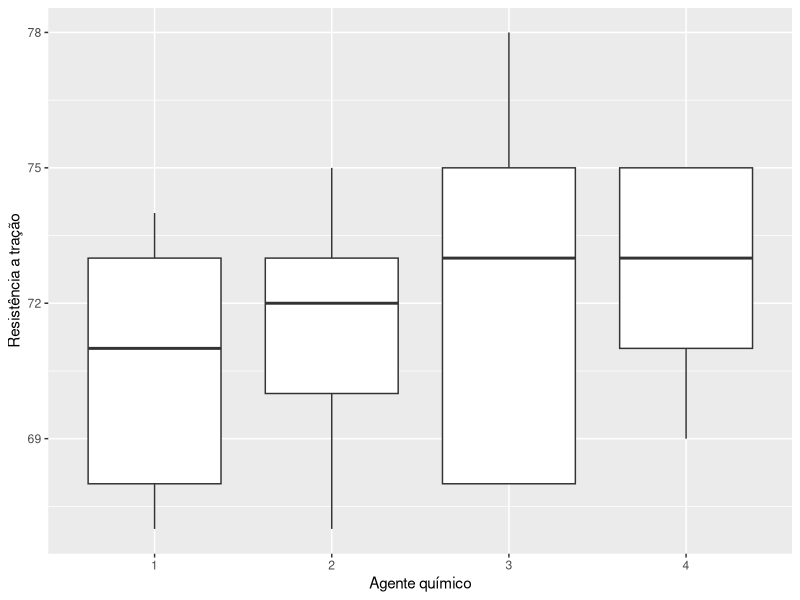
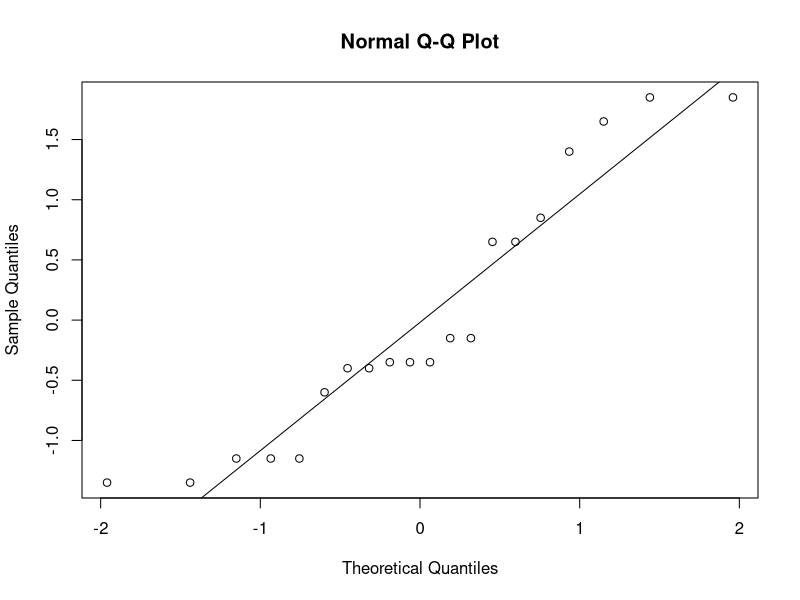
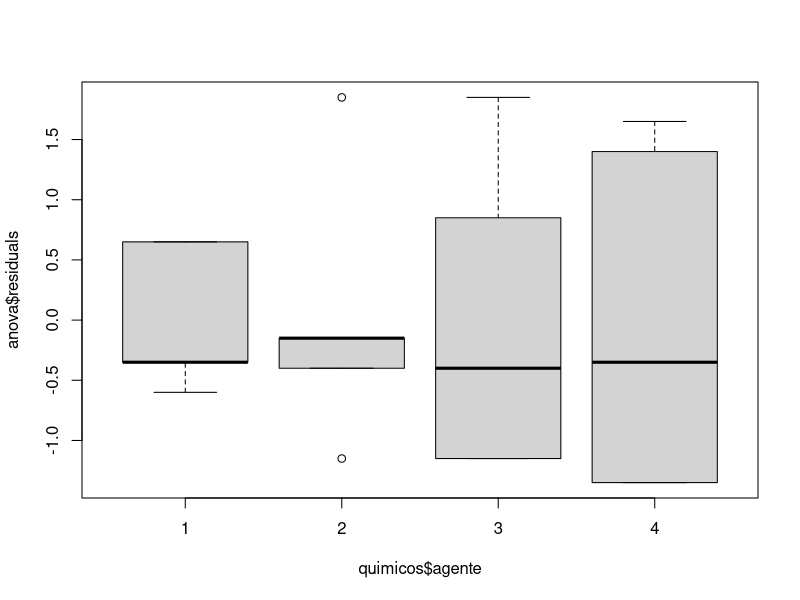
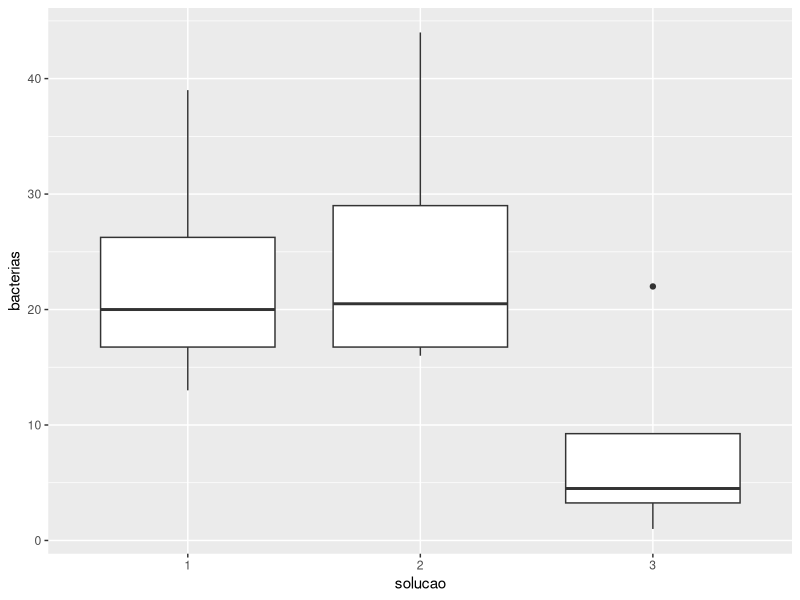
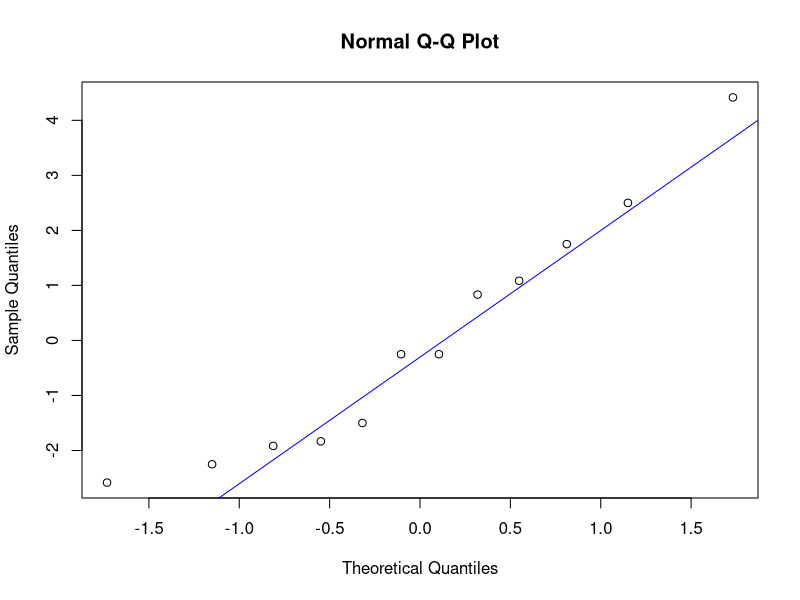
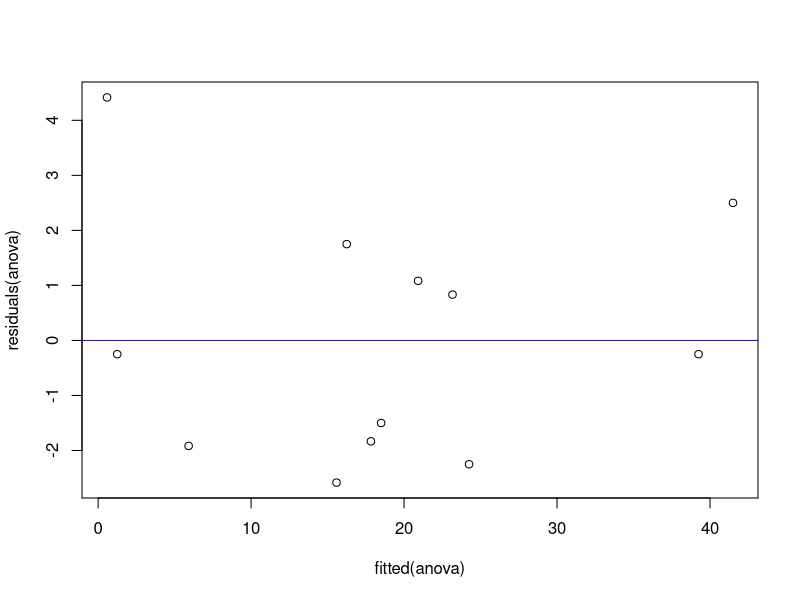

These figures' R source, in order: (Note: this script raises an error after producing the figures.)
## ---- chunk 1
knitr::opts_chunk$set(echo = TRUE)
## ---- chunk 2
rm(list = ls())

quimicos <- data.frame(agente = factor(c(rep(1,5), rep(2,5), rep(3,5), rep(4,5))), 
                       bloco = factor(rep(1:5, 4)), 
                       forca = c(73,68,74,71,67,73,67,75,72,70,75,
                                 68,78,73,68,73,71,75,75,69))
## ---- chunk 3
library(ggplot2)
ggplot(data = quimicos, mapping = aes(x = agente, y = forca)) +
  geom_boxplot() + xlab("Agente químico") + ylab("Resistência a tração")

## ---- chunk 4
anova <- aov(forca~agente+bloco, quimicos)

# normalidade dos resíduos
qqnorm(residuals(anova))
qqline(residuals(anova))
shapiro.test(residuals(anova))

# homocedasticidade das variâncias
boxplot(anova$residuals~quimicos$agente)
bartlett.test(residuals(anova)~quimicos$agente)
## ---- chunk 5
summary(anova)
## ---- chunk 6
rm(list = ls())

solucoes <- data.frame(solucao = factor(c(rep(1,4), rep(2,4), rep(3,4))), dias = factor(c(rep(1:4,3))), bacterias = c(13,22,18,39,16,24,17,44,5,4,1,22))

library(ggplot2)
ggplot(data = solucoes, mapping = aes(x = solucao, y = bacterias)) + geom_boxplot()
## ---- chunk 7
anova <- aov(bacterias~solucao+dias, data = solucoes)

# normalidade dos resíduos
qqnorm(residuals(anova))
qqline(residuals(anova), col='blue')
shapiro.test(residuals(anova))

# homocedasticidade das variâncias
plot(fitted(anova), residuals(anova))
abline(h = 0, col='blue')
bartlett.test(bacterias~solucao, data = solucoes)

summary(anova)
## ---- chunk 8
tukey <- HSD.test(anova, trt = 'solucao')
tukey$groups
## ---- chunk 9
rm(list = ls())

respostas <- data.frame(design = factor(c(rep(1,4), rep(2,4), rep(3,4))), regiao = factor(rep(c('NE', 'NW', 'SE', 'SW'),3)), resp = c(250,350,219,375,400,525,390,580,275,340,200,310))

library(ggplot2)
ggplot(data = respostas, mapping = aes(x = design, y = resp)) + geom_boxplot()
## ---- chunk 10
anova <- aov(resp~design+regiao, data = respostas)

  # normalidade dos resíduos
shapiro.test(residuals(anova))
qqnorm(residuals(anova))
qqline(residuals(anova), col='blue')
   # homocedasticidade da variância
plot(fitted(anova), residuals(anova))
abline(h=0, col='blue')
bartlett.test(resp~design, data=respostas)
## ---- chunk 11
summary(anova)
tukey <- HSD.test(anova, trt = 'design')
tukey$groups
## ---- chunk 12
rm(list = ls())

# dados do problema
suinos <- data.frame(leitegada = factor(c(rep(1,4),rep(2,4),rep(3,4),rep(4,4))),
                     coluna = factor(c(rep(1:4,4))),
                     tratamento = factor(c('A','B','C','D','B','D','A','C',
                                           'C','A','D','B','D','C','B','A')),
                     peso = c(93.0,108.6,108.9,102.0,115.4,96.5,77.9,100.2,
                              102.1,94.9,116.9,96.0,117.6,114.1,118.7,97.6))

# dispersão dos dados
ggplot(data = suinos, mapping = aes(x = tratamento, y = peso)) +
  geom_boxplot()
## ---- chunk 13
# modelo
anova3 <- aov(formula = peso ~ leitegada + coluna + tratamento, data = suinos)
summary(anova3)
HSD.test(anova3, trt = 'tratamento', console = T)
